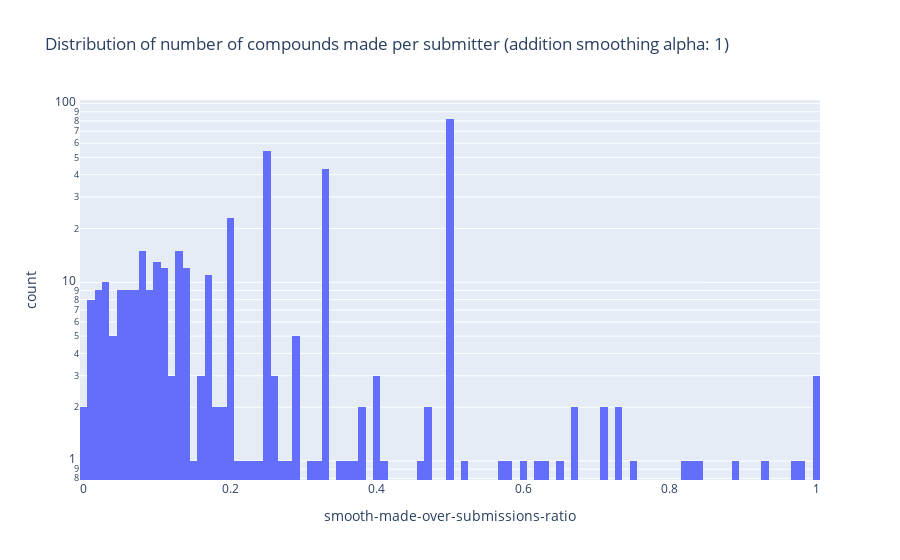

The code cell stored with this chart in its notebook:
### Code cell
d = len(creators['N made'])
N = creators['N made'].sum()
alpha = 1
creators['smooth_made'] = creators['N made'].apply(lambda v: (v+alpha)/(N+alpha*d)*N)
creators['smooth_submissions'] = creators['N submissions'].apply(lambda v: (v+alpha)/(N+alpha*d)*N)
creators['smooth-made-over-submissions-ratio'] = creators['smooth_made']/creators['smooth_submissions']


px.histogram(creators,
             'smooth-made-over-submissions-ratio',
             log_y=True,
             title=f'Distribution of number of compounds made per submitter (addition smoothing alpha: {alpha})',
             nbins=100)

### Figure 1 — Plotly figure (JSON) as saved in the notebook; plotly's stock layout.template omitted (floating-point values rounded to 4 significant figures; data arrays with more than 128 entries replaced by an {"elided": "..."} marker saying what was removed)
{"data": [{"alignmentgroup": "True", "bingroup": "x", "hovertemplate": "smooth-made-over-submissions-ratio=%{x}<br>count=%{y}<extra></extra>", "legendgroup": "", "marker": {"color": "#636efa", "pattern": {"shape": ""}}, "name": "", "nbinsx": 100, "offsetgroup": "", "orientation": "v", "showlegend": false, "type": "histogram", "x": {"elided": "413 float values"}, "xaxis": "x", "yaxis": "y"}], "layout": {"autosize": true, "barmode": "relative", "legend": {"tracegroupgap": 0}, "title": {"text": "Distribution of number of compounds made per submitter (addition smoothing alpha: 1)"}, "xaxis": {"anchor": "y", "autorange": true, "domain": [0, 1], "range": [-0.005, 1.005], "title": {"text": "smooth-made-over-submissions-ratio"}, "type": "linear"}, "yaxis": {"anchor": "x", "autorange": true, "domain": [0, 1], "range": [-0.1063, 2.02], "title": {"text": "count"}, "type": "log"}}}
